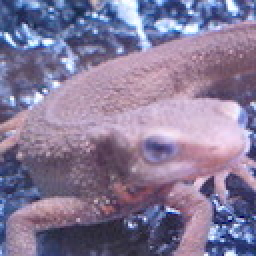
#> input picture Question_21_30/myanswers/imori.jpg, 128 x 128 px, found by its file name (shown 2 times larger)
$ python myans_30.py   (older library calls are emulated)
#> lines starting #> are read from the running program, lines starting #| are printed output that depends on the picture
#> further down, img is the input picture: shape (128, 128, 3); mean B, G, R 152.8, 121.8, 134.1
import cv2
import numpy as np

##並行移動したら，空白部分は0にしなきゃいけないよね

def Affin(_img, a, b, c, d, tx, ty):
    #高さ, 幅, 色
#> called with a = 0.866, b = -0.5, c = 0.5, d = 0.866, tx = 0, ty = 0
    Ver, Hor, Col = _img.shape
#> Ver = 128; Hor = 128; Col = 3

    # for文 ナシver
    # 拡大/縮小に合わせた処理
    New_Hor = np.round(Hor * a).astype(np.int)
#> New_Hor = 111
    New_Ver = np.round(Ver * d).astype(np.int)
#> New_Ver = 111
    result = np.zeros((New_Ver+1, New_Hor+1, Col), dtype=np.float)

    # 画像の周りにゼロpadding
    img = np.zeros((Ver + 2, Hor + 2, Col), dtype=np.float)
    img[1: Ver + 1, 1: Hor + 1] = _img
#> img: shape (130, 130, 3) float64
    # resultは1列1行多くつくる

    # resultの画座標列 これ２次元じゃなきゃだめ?
    # => １次元同士だと，対角成分しか計算されない
    New_x = np.tile(np.arange(New_Hor), (New_Ver, 1))
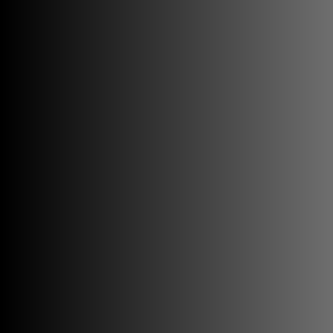
#> New_x: shape (111, 111) int64 (shown 3 times larger); min 0, max 110, mean 55
    New_y = np.arange(New_Ver).repeat(New_Hor).reshape(New_Ver, -1)
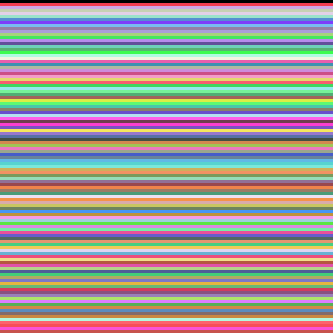
#> New_y: shape (111, 111) int64 (shown 3 times larger); 111 distinct labels, from 0 to 110; one colour per label, 0 black

    #逆行列使って元画像の座標値求める, ゼロパディグでずれてる分 +1 ?
    adbc = a * d - b * c
#> adbc = 1
    x = np.round((d * New_x - b * New_y) / adbc).astype(np.int) -  tx + 1
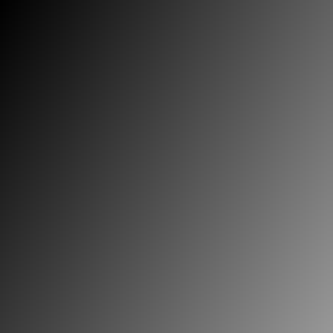
#> x: shape (111, 111) int64 (shown 3 times larger); min 1, max 151, mean 76.1
    y = np.round((a * New_y - c * New_x) / adbc).astype(np.int) -  ty + 1
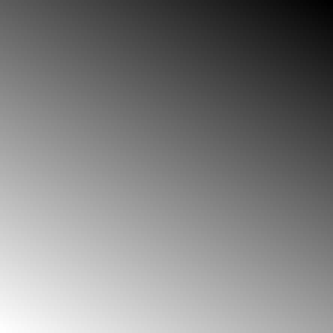
#> y: shape (111, 111) int64 (shown 3 times larger); min -54, max 96, mean 21.1; drawn with min black and max white

    # 回転してるとこのまま代入するとずれてしまうかも,
    # 回転後の画像の中心を考慮してずらすのが必要

    x += ((Hor/2) - ((x.max() + x.min()) / 2.)).astype(np.int)
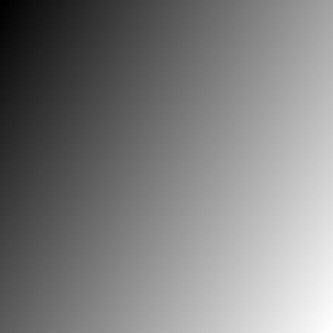
#> x: shape (111, 111) int64 (shown 3 times larger); min -11, max 139, mean 64.1; drawn with min black and max white
    y += ((Ver/2) - ((y.max() + y.min()) / 2.)).astype(np.int)

    # x, y は範囲外にしてはダメー 負の数だめ, 129の範囲まで
    # これは本来入らない計算の部分にも代入されてしまうのでは？
    x = np.minimum(np.maximum(x, 0), Hor+1).astype(np.int)
    y = np.minimum(np.maximum(y, 0), Ver+1).astype(np.int)
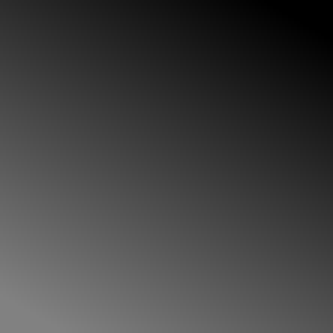
#> y: shape (111, 111) int64 (shown 3 times larger); min 0, max 129, mean 64.1

    # 回転してるとこのまま代入するとずれてしまうかも,
    # 回転後の画像の中心を考慮してずらすのが必要

    result[New_y, New_x] = img[y, x]
    result = result[:New_Ver, :New_Hor]
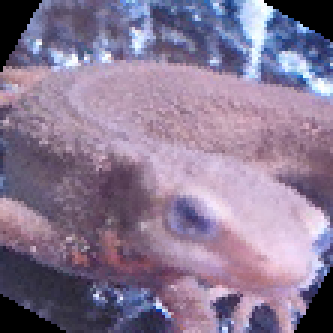
#> result: shape (111, 111, 3) float64 (shown 3 times larger); mean B, G, R 147.4, 120.9, 137.2
    result = result.astype(np.uint8)

    return result

img = cv2.imread("../imori.jpg")
Angle = 30
theta = np.pi * Angle / 180.
result = Affin(img, a=np.cos(theta), b=-np.sin(theta), c=np.sin(theta), d=np.cos(theta), tx=0, ty=0)

cv2.imshow("result", result)
cv2.waitKey(0)
cv2.imwrite("myans_30.jpg", result)
cv2.destroyAllWindows()
